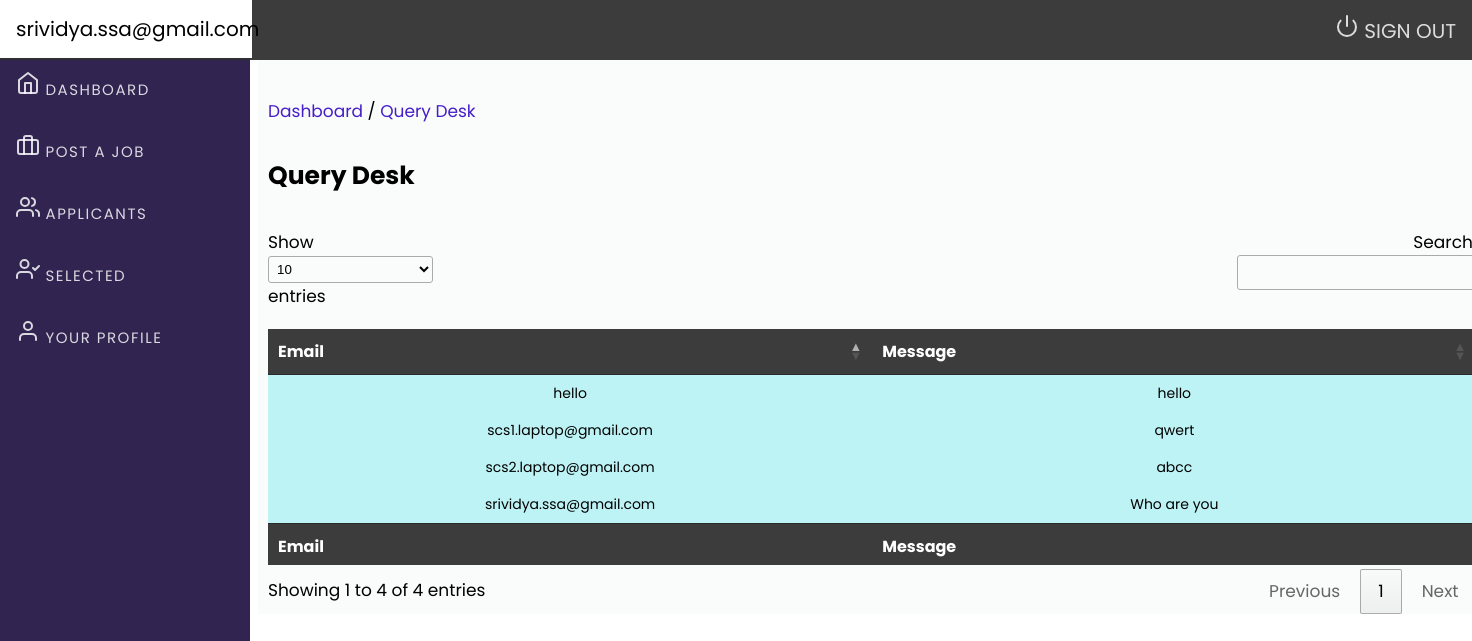
Screenshot of /admin/query_desk.php (signed in) with the database file from the repository.
### tables this page shows
CREATE TABLE `querydesk` (
  `email` varchar(255) NOT NULL,
  `message` varchar(500) NOT NULL
);

### admin/query_desk.php (the view, shortened to what this page needs)
<?php
include('include/header.php');
include('include/sidebar.php');
?>
<p><a href="dashboard.php" >Dashboard</a>&nbsp;/&nbsp;<a href="query_desk.php">Query Desk</a></p>
<div class="row">
    <div class="col">
        <h1 class="page-header" style="font-size: 25px;">
            Query Desk
        </h1>
    </div>
</div>
<div class="table-div">
    <table id="example">
        <thead>
            <tr>
                <th>Email</th>
                <th>Message</th>
            </tr>
        </thead>
        <tbody>
            <?php
            include('connection/db.php');
            $query = mysqli_query($conn, "select * from querydesk");
            while ($row = mysqli_fetch_array($query)) {
            ?>
                <tr>
                    <td><?php echo $row['email'] ?></td>
                    <td><?php echo $row['message'] ?></td>
                </tr>
            <?php } ?>
        </tbody>
        <tfoot>
            <tr>
                <th>Email</th>
                <th>Message</th>
            </tr>
        </tfoot>
    </table>
</div>
</div>
</div>
</div>
</body>
</html>

### admin/css/admin_dashboard.css (style rules this page uses)
#example { table-layout: fixed; width: 100%; padding-top: 20px; border: none; }
.table-div { width: 83%; }
body { background-color: #ffffff; ; font-size: 17px; font-family: 'Poppins'; overflow-x: hidden; }
table { border-collapse: collapse; border-spacing: 0; width: 100%; border: 1px solid #ddd; }
td { font-size: 14px; text-align: center; padding: 16px; background-color: rgba(165, 240, 243, 0.705);; }
th { font-size: 16px; text-align: center; padding: 16px; background-color: rgba(49, 47, 47, 0.938); color: white; }
a { text-decoration: none; color: rgb(69, 29, 202); }

### rows the page displays
querydesk: email "hello", message "hello"
querydesk: email "scs1.laptop@gmail.com", message "qwert"
querydesk: email "scs2.laptop@gmail.com", message "abcc"
querydesk: email "srividya.ssa@gmail.com", message "Who are you"

### other values shown
$_SESSION['email'] "srividya.ssa@gmail.com"
